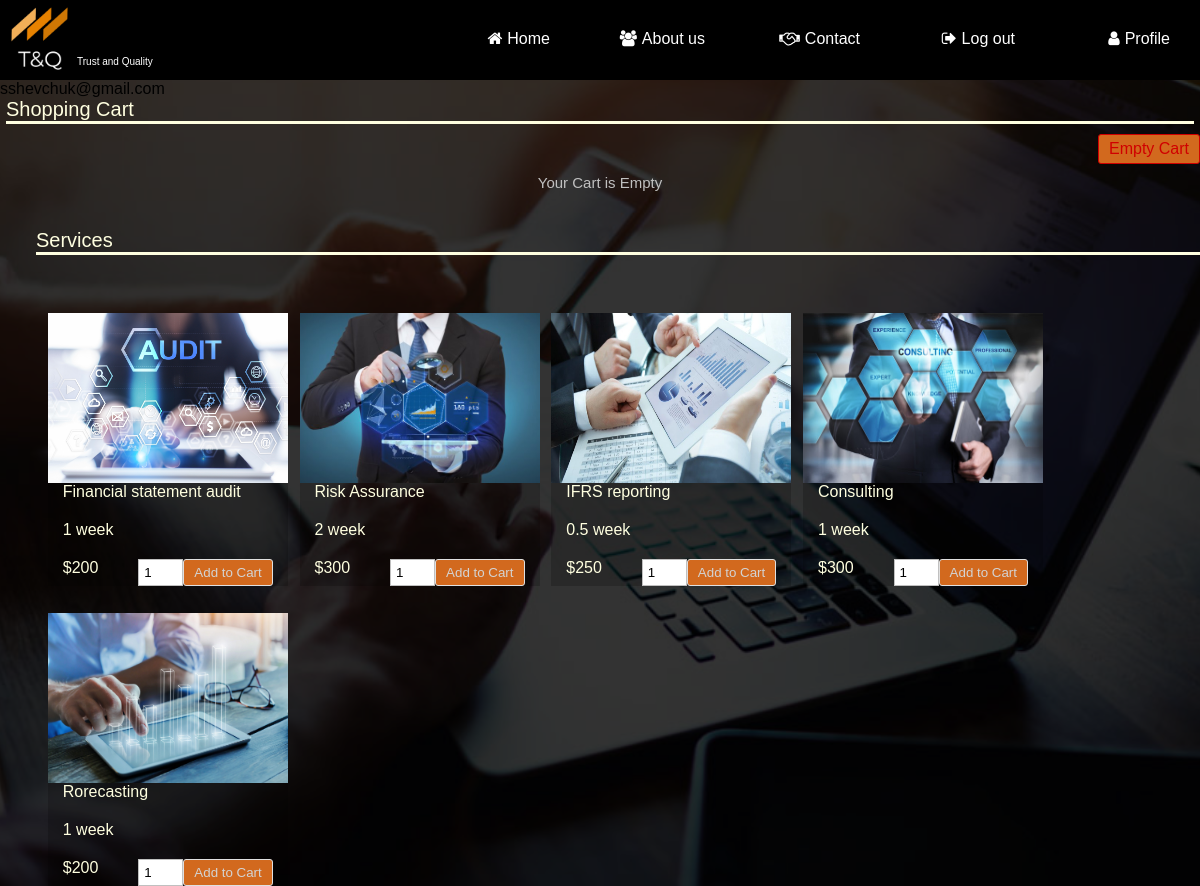
The app's page /Site/UserProfail.php (signed in) with its own data.
### tables this page shows
CREATE TABLE `prod_serv` (
  `id` int(11) NOT NULL,
  `name` varchar(60) NOT NULL,
  `code` varchar(60) NOT NULL,
  `price` int(60) NOT NULL,
  `image` text NOT NULL,
  `period` varchar(60) NOT NULL
);

### Site/dbcontroller.php (called while the page is built, shortened)
<?php
class DBController {
	private $host = "localhost";
	private $user = "root";
	private $password = "";
	private $database = "t&q_base";
	function __construct() {
		$this->conn = $this->connectDB();
	}
	function connectDB() {
		$conn = mysqli_connect($this->host,$this->user,$this->password,$this->database);
		return $conn;
	}
	function runQuery($query) {
		$result = mysqli_query($this->conn,$query);
		while($row=mysqli_fetch_assoc($result)) {
			$resultset[] = $row;
		}
		if(!empty($resultset))
			return $resultset;
	}
}
?>

### Site/UserProfail.php (the view, shortened to what this page needs)
<html>
<head>
	<link rel="stylesheet"  href="main.css">
	<link rel="stylesheet"  href="stylepr.css">
	<link rel="stylesheet"  href="https://stackpath.bootstrapcdn.com/font-awesome/4.7.0/css/font-awesome.min.css">
</head>
<body>
	<div class = "menu-bar">
		<div class="logo">
		<img src="logo.png" width="10" height="10">
		<div class="text">
<br><font face="Arial" size="0.8"  color="White">Trust and Quality</font>
	</div>
</div>
	<ul>
	<li class="active"><a href="index.html"><i class="fa fa-home"></i>Home</a></li>
	<li><a href="About.html"><i class="fa fa-users"></i>About us</a>
	</li>
	<li><a href="contact.php"><i class="fa fa-handshake-o"></i>Contact</a></li>
	<li><a href="logout.php"><i class="fa fa-sign-out"></i>Log out</a></li>
	<li><a href="UserProfail.php"><i class="fa fa-user"></i>Profile</a></li>
	</ul>
</div>
<?php
require_once("dbcontroller.php");
 echo $_SESSION['rEmail'];
$db_handle = new DBController();
?>
<div id="shopping-cart">
<div class="txt-heading">Shopping Cart</div>
<a id="btnEmpty" href="UserProfail.php?action=empty">Empty Cart</a>
<?php
if(isset($_SESSION["cart_item"])){
    $total_quantity = 0;
    $total_price = 0;
?>
<table class="tbl-cart" cellpadding="10" cellspacing="1">
<tbody>
<tr>
<th style="text-align:left;color: #FFFFE0;">Name</th>
<th style="text-align:left;color: #FFFFE0;">User</th>
<th style="text-align:left;color: #FFFFE0;">Code</th>
<th style="text-align:left;color: #FFFFE0;">Period</th>
<th style="text-align:right;color: #FFFFE0;" width="5%">Quantity</th>
<th style="text-align:right;color: #FFFFE0;" width="10%">Unit Price</th>
<th style="text-align:right;color: #FFFFE0;" width="10%">Price</th>
<th style="text-align:center;color: #FFFFE0;" width="5%">Remove</th>
</tr>
<form  method="post" action="UserProfail.php">
<?php
    foreach ($_SESSION["cart_item"] as $item){
        $item_price = $item["quantity"]*$item["price"];
		?>
				<tr>
				<td style="color: #FFFFE0;"><?php  echo  $item["name"]; ?>
                        <input type="hidden" name="name" value="<?php echo $item['name'];?>"></td>
				<td style="color: #FFFFE0;"><?php echo $_SESSION['rEmail']; ?>
                        <input type="hidden" name="user" value="<?php echo $item['user'];?>"></td>
				<td style="color: #FFFFE0;"><?php echo $item["code"]; ?><input type="hidden" name="code" value="<?php echo $item['code'];?>"></td>
				<td style="color: #FFFFE0;"><?php echo $item["period"]; ?></td>
				<td style="text-align:right;color: #FFFFE0;"><?php echo $item["quantity"]; ?></td>
				<td  style="text-align:right;color: #FFFFE0;"><?php echo "$ ".$item["price"]; ?>
                        <input type="hidden" name="price" value="<?php echo $item['price'];?>"></td>
				<td  style="text-align:right;color: #FFFFE0;"><?php echo "$ ". number_format($item_price,2); ?></td>
				<td style="text-align:center;color: #FFFFE0;"><a href="UserProfail.php?action=remove&code=<?php echo $item["code"]; ?>" class="btnRemoveAction"><img src="icon-delete.png" alt="Remove Item" /></a></td>
				</tr>
				<?php
				$total_quantity += $item["quantity"];
				$total_price += ($item["price"]*$item["quantity"]);
		}
		?>
<td colspan="2" align="right" style="color: #FFFFE0;">Total:</td>
<td align="right" style="color: #FFFFE0;"><?php echo $total_quantity; ?></td>
<td align="right" colspan="2" style="color: #FFFFE0;"><strong><?php echo "$ ".number_format($total_price, 2); ?></strong></td>
<td></td>
</tr>
</tbody>
</table>
<tr>
   <br> <td style="margin-right: -100px;" ><input type="submit" name="submit" value="submit" class="but" /></td>
 </tr>
</form>
  <?php
} else {
?>
<div class="no-records"><h>Your Cart is Empty<h/></div>
<?php
}
?>
</div>
<div id="product-grid">
	<div class="txt-heading">Services</div>
	<?php
	$product_array = $db_handle->runQuery("SELECT * FROM prod_serv ORDER BY id ASC");
	if (!empty($product_array)) {
		foreach($product_array as $key=>$value){
	?>
		<div class="product-item">
			<form method="post" action="UserProfail.php?action=add&code=<?php echo $product_array[$key]["code"]; ?>">
			<div class="product-image"><img src="<?php echo $product_array[$key]["image"]; ?>"></div>
			<div class="product-tile-footer">
			<div class="product-title"><?php echo $product_array[$key]["name"]; ?></div>
			<div class="product-title"><?php echo $product_array[$key]["period"]; ?></div>
			<div class="product-price"><?php echo "$".$product_array[$key]["price"]; ?></div>
			<div class="cart-action"><input type="text" class="product-quantity" name="quantity" value="1" size="2" /><input type="submit" value="Add to Cart" class="btnAddAction" /></div>
			</div>
			</form>
		</div>
	<?php
		}
	}
	?>
</div>
</body>
</html>

### Site/main.css (style rules this page uses)
* { padding: 0; margin: 0; box-sizing: border-box; }
body { background-image: linear-gradient(rgba(0,0,0,0.6), rgba(0,0,0,0.6)), url(Image/Marketing-Channels.jpg); background-size: cover; background-position: center; font-family: sans-serif; overflow-x: hidden; }
.menu-bar { background: rgba(0,0,0,1); text-align: right; position: sticky; top: 0; }
.menu-bar ul { display: inline-flex; list-style: none; color: #fff; }
.menu-bar ul li { width: 125px; margin: 15px; padding: 15px; }
.menu-bar ul li a { text-decoration: none; color: #fff; }
.active, .menu-bar ul li:hover { background: none; border-radius: 2px; }
.active, .menu-bar ul li a:hover { color: #F4A460; }
.menu-bar .fa { margin-right: 5px; }
.menu-bar ul li::after { content: ''; width: 0; height: 2px; background: #FFDEAD; display: block; margin: auto; transition: .5s; }
.logo img { width: 7%; height: 100%; float: left; display:block; margin-right: auto; margin-left: 2px; margin-top: 1px; object-fit: cover; max-width: 75; max-height: 75; }
.text { float: left; margin-top: 38px; }

### Site/stylepr.css (style rules this page uses)
* { padding: 0; margin: 0; box-sizing: border-box; }
body { background-image: linear-gradient(rgba(0,0,0,0.8), rgba(0,0,0,0.8)), url(Image/profail.jpg); background-size: cover; background-position: center; font-family: sans-serif; overflow-x: hidden; }
#product-grid { margin-top: 2%; width: 98%; margin-left: 3%; margin-right: 1%; }
#product-grid form { background-color: rgba(0,0,0,0.2); border: 0px; }
#product-grid .product-item { height: 170px; width: 240px; background-color:rgba(0,0,0,0.2); }
.txt-heading { color: #FFFFE0; border-bottom: 3px solid #FFFFE0; overflow: auto; font-size: 20px; }
#shopping-cart .txt-heading { width: 99%; margin-left: 0.5% }
#btnEmpty { background-color: #D2691E; border: #d00000 1px solid; padding: 5px 10px; color: #d00000; float: right; text-decoration: none; border-radius: 3px; margin: 10px 0px; }
.cart-action .btnAddAction { padding: 5px 10px; margin-left:-50%; background-color: #D2691E; border: #E0E0E0 1px solid; color: #D3D3D3; float: right; text-decoration: none; border-radius: 3px; cursor: pointer; }
#product-grid .txt-heading { margin-bottom: 28px; }
.product-item { float: left; background-color: rgba(0,0,0,0.2); margin: 30px 0px 100px 0px; border: #C0C0C0 0px solid; margin-left: 1%; }
.product-image { height: 155px; width: 240px; background-color: rgba(0,0,0,0.2); }
.product-image img { height: 170px; width: 240px; background-color:rgba(0,0,0,0.2); }
.product-title { margin-bottom: 20px; color: #FFFFE0; }
.product-price { float:left; color: #FFFFE0; }
.cart-action { float: right; }
.product-quantity { padding: 5px 5px; border: #C0C0C0 1px solid; }
.product-tile-footer { padding: 15px 15px 0px 15px; overflow: auto; }
.no-records { text-align: center; clear: both; margin: 38px 0px; }
.no-records h { font-size: 15px; color: #C0C0C0; }

### records on screen
prod_serv: image (picture), name "Financial statement audit", period "1 week", price "200"
prod_serv: image (picture), name "Risk Assurance", period "2 week", price "300"
prod_serv: image (picture), name "IFRS reporting", period "0.5 week", price "250"
prod_serv: image (picture), name "Consulting", period "1 week", price "300"
prod_serv: image (picture), name "Rorecasting", period "1 week", price "200"

### other values on screen
$_SESSION['rEmail'] "sshevchuk@gmail.com"
